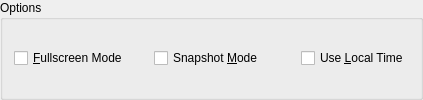
             <widget class="QGroupBox" name="GB_Options">
              <property name="title">
               <string>Options</string>
              </property>
              <layout class="QHBoxLayout" name="horizontalLayout_3">
               <item>
                <widget class="QCheckBox" name="CH_Fullscreen">
                 <property name="sizePolicy">
                  <sizepolicy hsizetype="Minimum" vsizetype="Fixed">
                   <horstretch>0</horstretch>
                   <verstretch>0</verstretch>
                  </sizepolicy>
                 </property>
                 <property name="toolTip">
                  <string>Start in full screen</string>
                 </property>
                 <property name="text">
                  <string>&amp;Fullscreen Mode</string>
                 </property>
                </widget>
               </item>
               <item>
                <spacer>
                 <property name="orientation">
                  <enum>Qt::Horizontal</enum>
                 </property>
                 <property name="sizeHint" stdset="0">
                  <size>
                   <width>20</width>
                   <height>20</height>
                  </size>
                 </property>
                </spacer>
               </item>
               <item>
                <widget class="QCheckBox" name="CH_Snapshot">
                 <property name="sizePolicy">
                  <sizepolicy hsizetype="Minimum" vsizetype="Fixed">
                   <horstretch>0</horstretch>
                   <verstretch>0</verstretch>
                  </sizepolicy>
                 </property>
                 <property name="text">
                  <string>Snapshot &amp;Mode</string>
                 </property>
                </widget>
               </item>
               <item>
                <spacer>
                 <property name="orientation">
                  <enum>Qt::Horizontal</enum>
                 </property>
                 <property name="sizeHint" stdset="0">
                  <size>
                   <width>31</width>
                   <height>20</height>
                  </size>
                 </property>
                </spacer>
               </item>
               <item>
                <widget class="QCheckBox" name="CH_Local_Time">
                 <property name="sizePolicy">
                  <sizepolicy hsizetype="Minimum" vsizetype="Fixed">
                   <horstretch>0</horstretch>
                   <verstretch>0</verstretch>
                  </sizepolicy>
                 </property>
                 <property name="toolTip">
                  <string>Set the real time clock to local time. Default=utc</string>
                 </property>
                 <property name="text">
                  <string>Use &amp;Local Time</string>
                 </property>
                </widget>
               </item>
              </layout>
             </widget>
